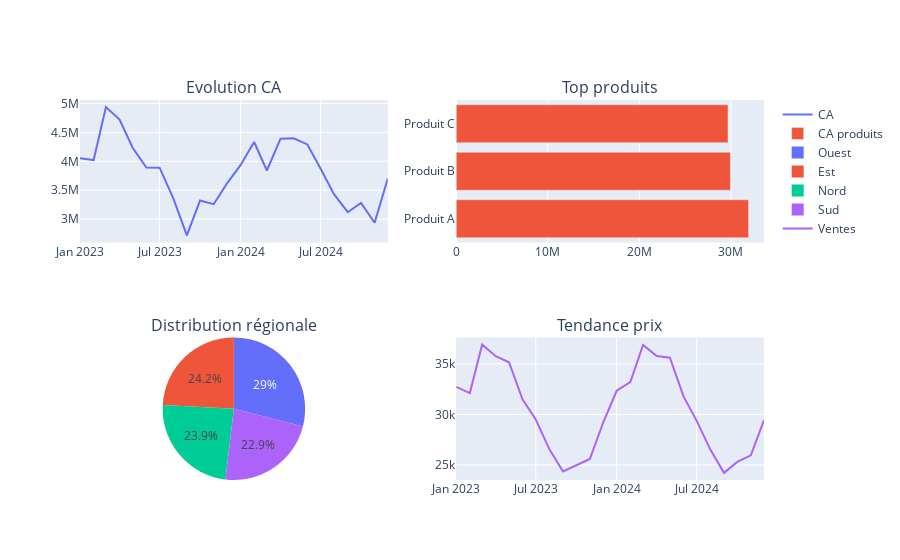

Notebook code for this chart:
### Code cell
ca_mensuel = df_ventes.groupby("Mois").agg({"CA": "sum", "Ventes": "sum"}).reset_index()
top_produits = df_ventes.groupby("Produit")["CA"].sum()
ventes_region = df_ventes.groupby("Region")["Ventes"].sum()

fig = make_subplots(
    rows=2,
    cols=2,
    subplot_titles=("Evolution CA", "Top produits", "Distribution régionale", "Tendance prix"),
    specs=[
        [{"type": "scatter"}, {"type": "bar"}],
        [{"type": "pie"}, {"type": "scatter"}]
    ]
)

fig.add_trace(go.Scatter(x=ca_mensuel["Mois"], y=ca_mensuel["CA"], name="CA"), row=1, col=1)
fig.add_trace(go.Bar(x=top_produits.values, y=top_produits.index, orientation="h", name="CA produits"), row=1, col=2)
fig.add_trace(go.Pie(labels=ventes_region.index, values=ventes_region.values), row=2, col=1)
fig.add_trace(go.Scatter(x=ca_mensuel["Mois"], y=ca_mensuel["Ventes"], name="Ventes"), row=2, col=2)

### Figure 1 — Plotly figure (JSON) as saved in the notebook; plotly's stock layout.template omitted (floating-point values rounded to 4 significant figures)
{"data": [{"name": "CA", "type": "scatter", "x": ["2023-01", "2023-02", "2023-03", "2023-04", "2023-05", "2023-06", "2023-07", "2023-08", "2023-09", "2023-10", "2023-11", "2023-12", "2024-01", "2024-02", "2024-03", "2024-04", "2024-05", "2024-06", "2024-07", "2024-08", "2024-09", "2024-10", "2024-11", "2024-12"], "xaxis": "x", "y": [4054000.0, 4023000.0, 4939000.0, 4723000.0, 4232000.0, 3894000.0, 3891000.0, 3362000.0, 2719000.0, 3321000.0, 3259000.0, 3614000.0, 3933000.0, 4336000.0, 3842000.0, 4393000.0, 4400000.0, 4293000.0, 3874000.0, 3429000.0, 3120000.0, 3282000.0, 2938000.0, 3704000.0], "yaxis": "y"}, {"name": "CA produits", "orientation": "h", "type": "bar", "x": [31940000.0, 29950000.0, 29690000.0], "xaxis": "x2", "y": ["Produit A", "Produit B", "Produit C"], "yaxis": "y2"}, {"domain": {"x": [0, 0.45], "y": [0, 0.375]}, "labels": ["Est", "Nord", "Ouest", "Sud"], "type": "pie", "values": [176500.0, 174900.0, 211800.0, 167500.0]}, {"name": "Ventes", "type": "scatter", "x": ["2023-01", "2023-02", "2023-03", "2023-04", "2023-05", "2023-06", "2023-07", "2023-08", "2023-09", "2023-10", "2023-11", "2023-12", "2024-01", "2024-02", "2024-03", "2024-04", "2024-05", "2024-06", "2024-07", "2024-08", "2024-09", "2024-10", "2024-11", "2024-12"], "xaxis": "x3", "y": [32740.0, 32110.0, 36910.0, 35760.0, 35170.0, 31480.0, 29500.0, 26550.0, 24350.0, 24980.0, 25590.0, 29170.0, 32340.0, 33210.0, 36890.0, 35780.0, 35610.0, 31780.0, 29370.0, 26520.0, 24220.0, 25300.0, 25960.0, 29430.0], "yaxis": "y3"}], "layout": {"annotations": [{"font": {"size": 16}, "showarrow": false, "text": "Evolution CA", "x": 0.225, "xanchor": "center", "xref": "paper", "y": 1, "yanchor": "bottom", "yref": "paper"}, {"font": {"size": 16}, "showarrow": false, "text": "Top produits", "x": 0.775, "xanchor": "center", "xref": "paper", "y": 1, "yanchor": "bottom", "yref": "paper"}, {"font": {"size": 16}, "showarrow": false, "text": "Distribution régionale", "x": 0.225, "xanchor": "center", "xref": "paper", "y": 0.375, "yanchor": "bottom", "yref": "paper"}, {"font": {"size": 16}, "showarrow": false, "text": "Tendance prix", "x": 0.775, "xanchor": "center", "xref": "paper", "y": 0.375, "yanchor": "bottom", "yref": "paper"}], "xaxis": {"anchor": "y", "domain": [0, 0.45]}, "xaxis2": {"anchor": "y2", "domain": [0.55, 1]}, "xaxis3": {"anchor": "y3", "domain": [0.55, 1]}, "yaxis": {"anchor": "x", "domain": [0.625, 1]}, "yaxis2": {"anchor": "x2", "domain": [0.625, 1]}, "yaxis3": {"anchor": "x3", "domain": [0, 0.375]}}}
